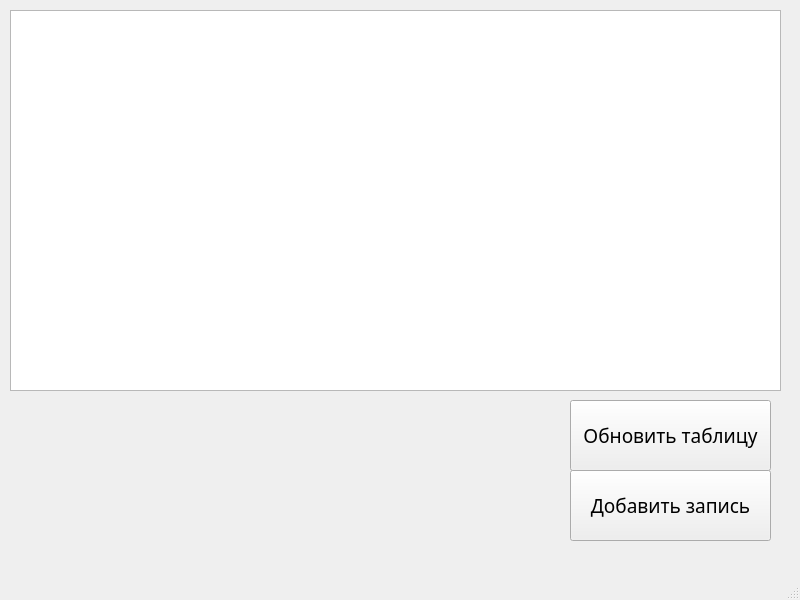
<?xml version="1.0" encoding="UTF-8"?>
<ui version="4.0">
 <class>MainWindow</class>
 <widget class="QMainWindow" name="MainWindow">
  <property name="geometry">
   <rect>
    <x>0</x>
    <y>0</y>
    <width>800</width>
    <height>600</height>
   </rect>
  </property>
  <property name="windowTitle">
   <string>MainWindow</string>
  </property>
  <widget class="QWidget" name="centralwidget">
   <widget class="QTableWidget" name="table">
    <property name="geometry">
     <rect>
      <x>10</x>
      <y>10</y>
      <width>771</width>
      <height>381</height>
     </rect>
    </property>
   </widget>
   <widget class="QPushButton" name="button">
    <property name="geometry">
     <rect>
      <x>570</x>
      <y>400</y>
      <width>201</width>
      <height>71</height>
     </rect>
    </property>
    <property name="font">
     <font>
      <family>Freestyle Script</family>
      <pointsize>14</pointsize>
     </font>
    </property>
    <property name="text">
     <string>Обновить таблицу</string>
    </property>
   </widget>
   <widget class="QPushButton" name="new_rep">
    <property name="geometry">
     <rect>
      <x>570</x>
      <y>470</y>
      <width>201</width>
      <height>71</height>
     </rect>
    </property>
    <property name="font">
     <font>
      <family>Freestyle Script</family>
      <pointsize>14</pointsize>
     </font>
    </property>
    <property name="text">
     <string>Добавить запись</string>
    </property>
   </widget>
  </widget>
  <widget class="QMenuBar" name="menubar">
   <property name="geometry">
    <rect>
     <x>0</x>
     <y>0</y>
     <width>800</width>
     <height>21</height>
    </rect>
   </property>
  </widget>
  <widget class="QStatusBar" name="statusbar"/>
 </widget>
 <resources/>
 <connections/>
</ui>
